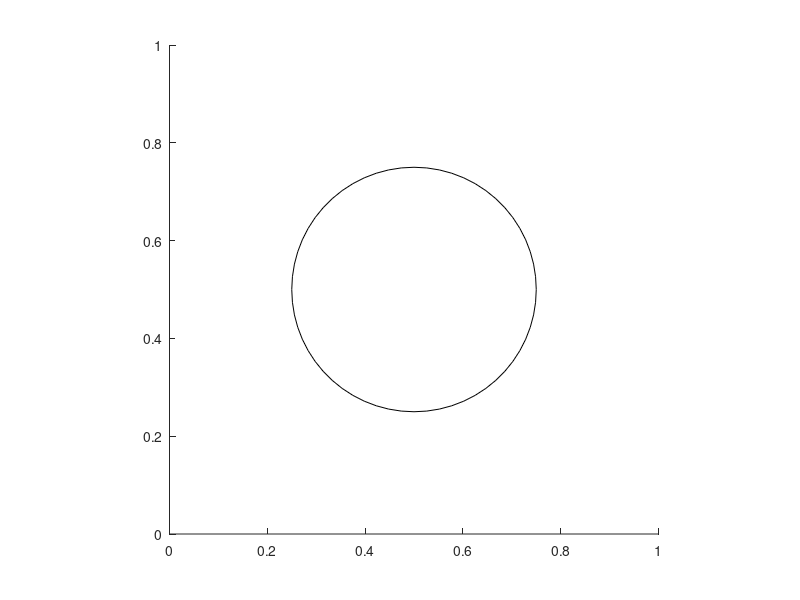

Reproduce this figure in MATLAB.
hf=figure;
ha=axes('dataAspectRatio', [1 1 1], 'XLim', [0 1], 'YLim', [0 1]);
hr=rectangle('Position', [0.25 0.25 0.5 0.5], 'Curvature', [1 1]);
